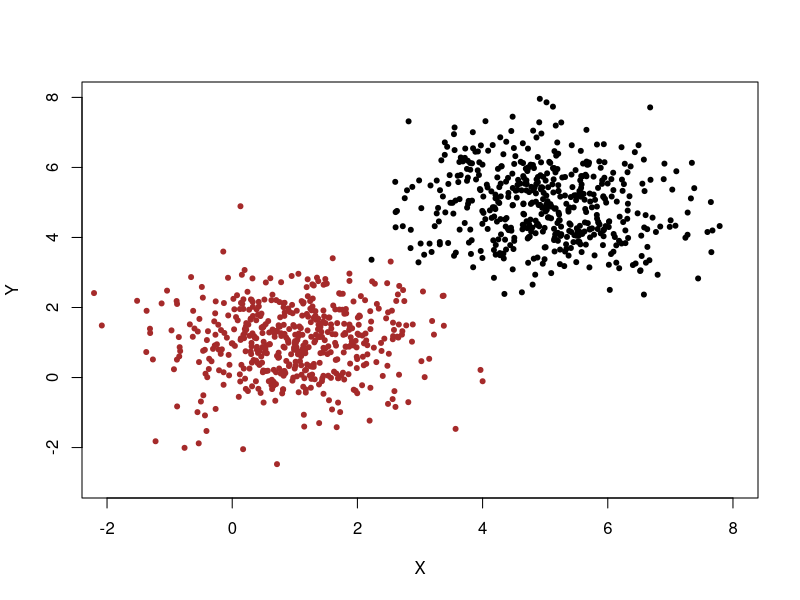

The R source for this figure:
data_1=cbind((rnorm(cantData_1 <- 500,valorMed_1 <- 5,desvEs_1 <- 1)),
             (rnorm(cantData_1, valorMed_1, desvEs_1)),(clas_dat_1 <- rep("0",cantData_1)))

data_2=cbind((rnorm(cantData_2 <- 500,valorMed_2 <- 1,desvEs_2 <- 1)),
            (rnorm(cantData_2 ,valorMed_2 ,desvEs_2 )),(clas_dat_2 <- rep("1",cantData_2)))

Data <- rbind(data_1,data_2)
class_et <- (c(clas_dat_1,clas_dat_2))

plot(data_1,pch=20,xlim = c(-2,8), ylim = c(-3,8),col="black",xlab = "X",ylab = "Y")
points(data_2,pch=20, col = "brown")



